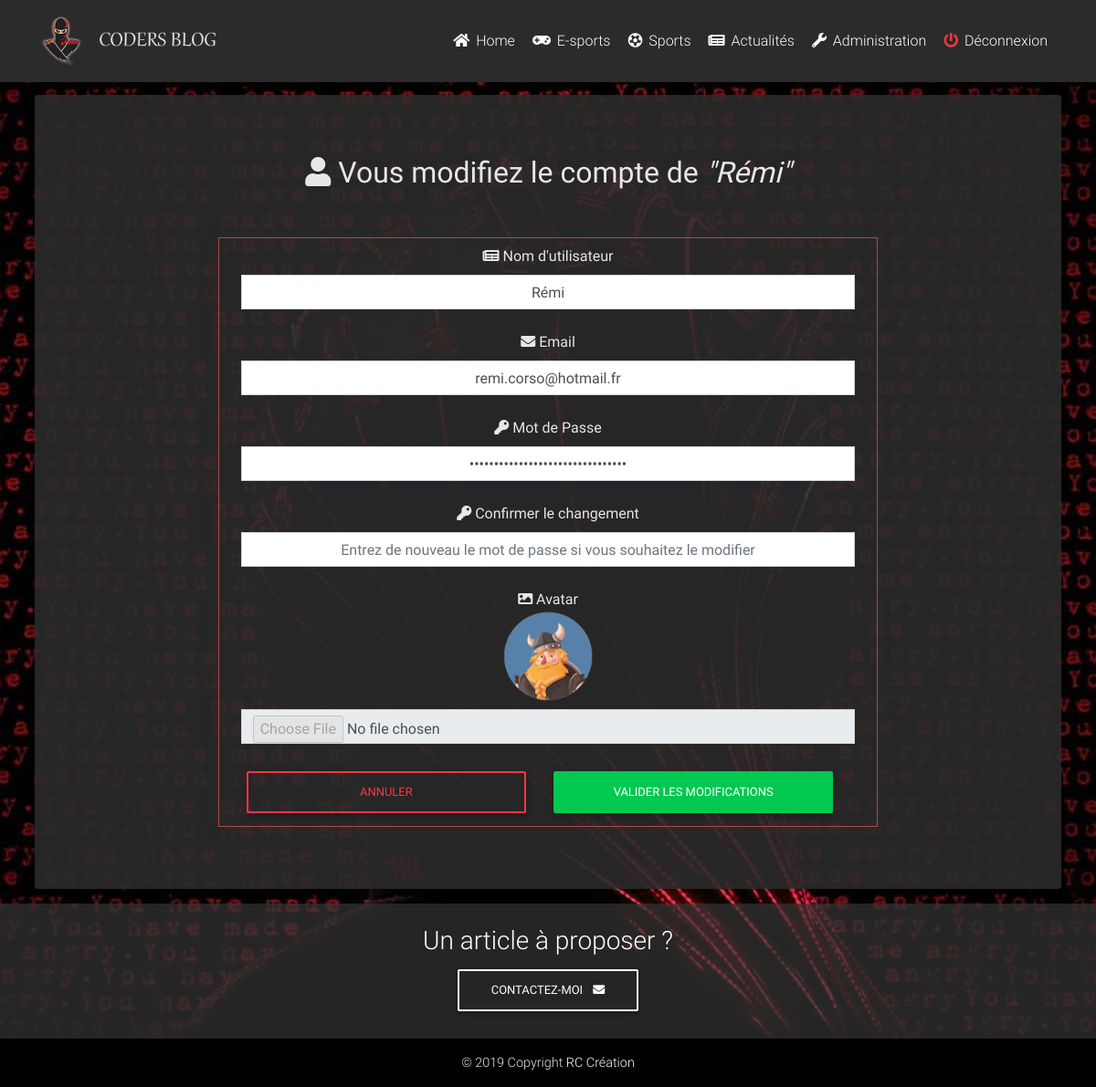
Page /admin/edit-user.php?user=1 (signed in) on the committed database.
### tables this page shows
CREATE TABLE IF NOT EXISTS `menus` (
  `id` int(11) NOT NULL AUTO_INCREMENT,
  `name` varchar(255) NOT NULL,
  `target` varchar(255) NOT NULL,
  `icone` varchar(255) NOT NULL,
  PRIMARY KEY (`id`)
);

CREATE TABLE IF NOT EXISTS `user` (
  `id` int(11) NOT NULL AUTO_INCREMENT,
  `username` varchar(255) NOT NULL,
  `password` varchar(255) NOT NULL,
  `email` varchar(255) NOT NULL,
  `avatar` varchar(255) NOT NULL,
  `registration_date` datetime NOT NULL,
  PRIMARY KEY (`id`)
);

### db_connect.php (called while the page is built, shortened)
<?php
try {
    $bdd = new PDO('mysql:host=localhost;dbname=coursphp;charset=utf8', 'root', '');
} catch (Exception $e) {
    die('Erreur : ' . $e->getMessage());
}
$url_path = 'http://localhost/coursphp/';
$getNaviguation = $bdd->query('SELECT * FROM menus ORDER by id ASC');
$img_folder = 'http://localhost/coursphp/img/';

### admin/edit-user.php (the view, shortened to what this page needs)
<?php
require('../db_connect.php');
require('../classes/User.php');
$modifyUser = $bdd->prepare('SELECT * FROM user WHERE id = ?');
$modifyUser->execute(array($_GET['user']));
$editUser = $modifyUser->fetch();
?>
<!DOCTYPE html>
<html lang="fr">
<head>
    <link rel="stylesheet" href="https://use.fontawesome.com/releases/v5.11.2/css/all.css">
    <link href="../css/bootstrap.min.css" rel="stylesheet">
    <link href="../css/mdb.min.css" rel="stylesheet">
    <link href="../css/style.css" rel="stylesheet">
</head>
<body>
    <?php include('../include/header.php'); ?>
    <main class="mt-5 pt-5">
        <div class="container-fluid pt-2">
            <section class=" text-center text-lg-left ">
                <div class=" row mx-md-2">
                    <div class="col-md-12 mx-auto">
                        <div class="card pb-5">
                            <div id="menu-edit" class="card-body text-center">
                                <h2><i class="fas fa-user my-5"></i> Vous modifiez le compte de <em>"<?php echo $editUser['username']; ?>"</em></h2>
                                <div class="d-flex flex-row flex-wrap justify-content-start">
                                    <div class="single-result-admin mx-auto col-8 py-2 px-4 mr-1">
                                        <i class="fas fa-newspaper"></i> Nom d'utilisateur
                                        <form action="" method="post">
                                            <input type="text" name="username" class="form-control text-center rounded-0 mt-2 mb-4" value="<?php echo $editUser['username'] ?>" />
                                            <i class="fas fa-envelope"></i> Email
                                            <input type="email" name="email" class="form-control text-center rounded-0 mt-2 mb-4" value="<?php echo $editUser['email'] ?>" />
                                            <i class="fas fa-key"></i> Mot de Passe
                                            <input type="password" name="password" class="form-control text-center rounded-0 mt-2 mb-4" value="<?php echo $editUser['password'] ?>" />
                                            <i class="fas fa-key"></i> Confirmer le changement
                                            <input type="password" name="password_confirm" class="form-control text-center rounded-0 mt-2 mb-4" placeholder="Entrez de nouveau le mot de passe si vous souhaitez le modifier" />
                                            <i class="fas fa-image" class="form-control text-center rounded-0 mt-2 mb-4"></i> Avatar<br />
                                            <img src="../img/users/avatar-footer.png" class="users-single-avatar" />
                                            <input type="file" name="avatar" class="form-control text-center rounded-0 mt-2 mb-4" disabled />
                                            <div class="row w-100">
                                                <div class="col-6">
                                                    <a href="<?php echo $url_path . 'admin/utilisateurs.php' ?>" class="btn btn-outline-danger w-100">Annuler</a>
                                                </div>
                                                <div class="col-6">
                                                    <button type="submit" name="submit" class="btn btn-success w-100">Valider les Modifications</button>
                                                </div>
                                            </div>
                                        </form>
                                    </div>
                                </div>
                            </div>
                        </div>
                    </div>
                </div>
            </section>
        </div>
    </main>
    <?php include('../include/footer.php'); ?>
</body>
</html>

### include/header.php (shortened to what this page needs)
<header>
    <nav class="navbar fixed-top navbar-expand-lg navbar-dark scrolling-navbar">
        <div class="container">
            <a class="navbar-brand waves-effect" href="<?php echo $url_path ?>">
                <img class="img-fluid logo" src="<?php echo $img_folder ?>logo.png" alt="Mon super Blog !">
            </a>
            <div class="collapse navbar-collapse" id="navbarSupportedContent">
                <ul class="navbar-nav ml-auto">
                    <?php while ($singleNav = $getNaviguation->fetch()) { ?>
                        <li class="nav-item">
                            <a class="nav-link waves-effect" href="<?php echo $url_path . $singleNav['target'] ?>"><i class="<?php echo $singleNav['icone'] ?>"></i> <?php echo $singleNav['name'] ?>
                            </a>
                        </li>
                    <?php } ?>
                    <?php
                    if (isset($_SESSION['id'])) { ?>
                        <li class="nav-item">
                            <a class="nav-link waves-effect" href="<?php echo $url_path ?>admin/"><i class="fas fa-wrench"></i> Administration</a>
                        </li>
                        <li class="nav-item">
                            <a class="nav-link waves-effect" href="<?php echo $url_path ?>action/logout.php"><i class="fas fa-power-off text-danger"></i> Déconnexion</a>
                        </li>
                    <?php } ?>
                </ul>
            </div>
        </div>
    </nav>
</header>

### css/style.css (style rules this page uses)
body { background: url('../img/background.jpg'); background-size: cover; background-repeat: no-repeat; background-position: center; background-attachment: fixed; color: #e7e7e7 !important; }
main { min-height: 80vh; }
.logo { height: 3.5rem; }
.single-result-admin { box-shadow: 0 0 10px #2b2b2b; border: 1px solid #b14848; }
.users-single-avatar { min-width: 50px; max-width: 100px; min-height: 50px; max-height: 100px; }
header nav { background-color: #2b2b2b; }
.card { background-color: #2b2b2be3 !important; }

### rows in the picture
menus: name "Home"
menus: name "E-sports"
menus: name "Sports"
menus: name "Actualités"
user: username "Rémi", email "remi.corso@hotmail.fr"
